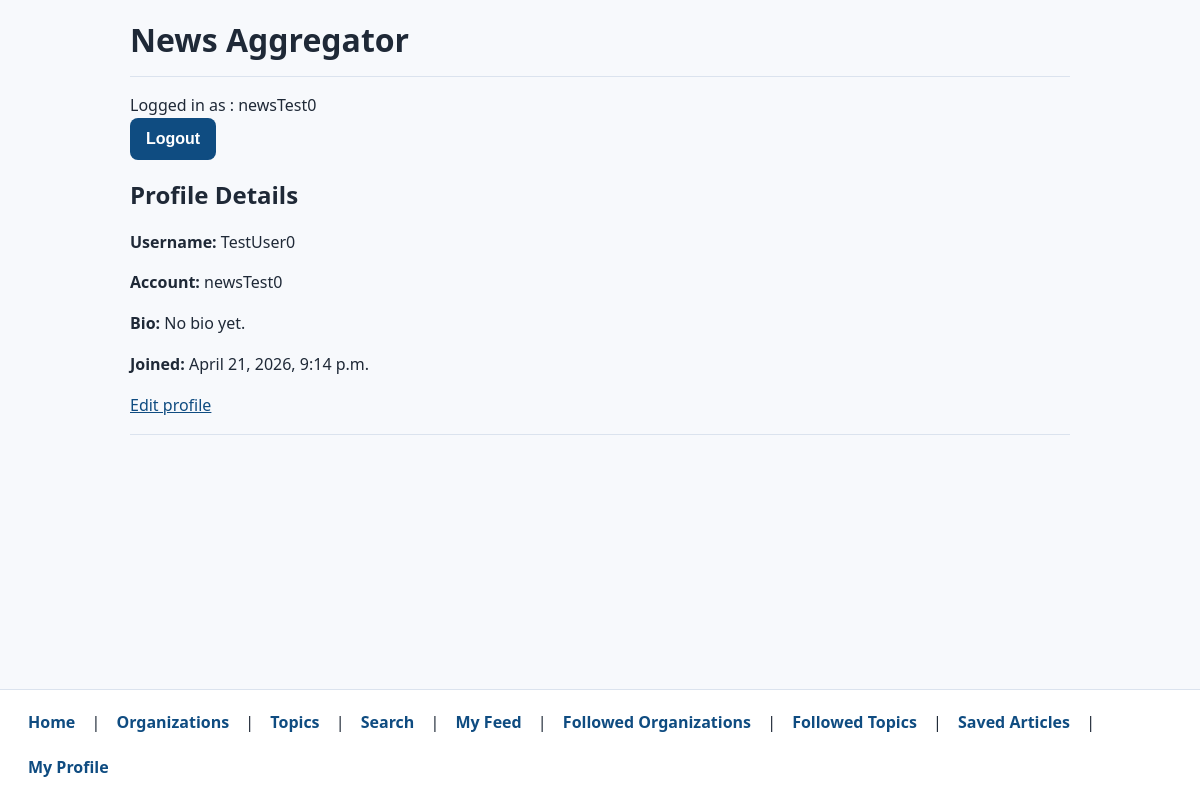
Page /project/profile/ (signed in) on the committed database.
### project/models.py (models this page shows, shortened)
class Profile(models.Model):
    username = models.TextField(blank=True)
    bio = models.TextField(blank=True)
    join_date = models.DateTimeField(auto_now_add=True)
    user = models.ForeignKey(User, on_delete=models.CASCADE, related_name='project_profiles')
    saved_articles = models.ManyToManyField('Article', blank=True)

### project/views.py (the view)
# urls.py: path('profile', ProfileSelfDetailView.as_view(), name='profile_self' ),
class ProfileSelfDetailView(LoginRequiredMixin, DetailView):
    model = Profile
    template_name = 'project/profile_detail.html'
    context_object_name = 'profile'
    def get_object(self, queryset=None):
        profile, _ = Profile.objects.get_or_create(
            user=self.request.user,
            defaults={'username': self.request.user.username},
        )
        return profile

### project/templates/project/profile_detail.html
{% extends 'project/base.html' %}
{% block content %}
    <h2>Profile Details</h2>
    <p><strong>Username:</strong> {{ profile.username|default:profile.user.username }}</p>
    <p><strong>Account:</strong> {{ profile.user.username }}</p>
    <p><strong>Bio:</strong> {{ profile.bio|default:'No bio yet.' }}</p>
    <p><strong>Joined:</strong> {{ profile.join_date }}</p>
    <p><a href="{% url 'profile_edit' %}">Edit profile</a></p>
{% endblock %}

### project/templates/project/base.html (shortened to what this page needs)
{% load static %}
<html>
    <head>
        <link rel="stylesheet" type="text/css" href="{% static 'project/styles.css' %}?v=20260430a">
    </head>
    <body>
        <header>
            <h1>News Aggregator</h1>
        </header>
        <hr />
        <div>
            {% if request.user.is_authenticated %} Logged in as : {{request.user}}
            <form method="post" action="{% url 'logout' %}">
                <button type="submit">Logout</button>
            </form>
            {% endif %}
        </div>
        {% block content %} {% endblock %}
        <hr />
        <footer class="project-footer">
            <nav>
                <a href="{% url 'landing' %}">Home</a> |
                <a href="{% url 'organizations' %}">Organizations</a> |
                <a href="{% url 'topics' %}">Topics</a> |
                <a href="{% url 'article_search' %}">Search</a>
                {% if request.user.is_authenticated %}
                |
                <a href="{% url 'feed' %}">My Feed</a> |
                <a href="{% url 'followed_organizations' %}">Followed Organizations</a> |
                <a href="{% url 'followed_topics' %}">Followed Topics</a> |
                <a href="{% url 'saved_articles' %}">Saved Articles</a> |
                <a href="{% url 'profile_self' %}">My Profile</a>
                {% endif %}
            </nav>
        </footer>
    </body>
</html>

### static/project/styles.css (style rules this page uses)
:root { --bg: #f7f9fc; --surface: #ffffff; --text: #1f2937; --muted: #6b7280; --border: #dbe3ee; --link: #0f4c81; --link-hover: #0b3a63; --button: #0f4c81; --button-hover: #0b3a63; }
* { box-sizing: border-box; }
html, body { margin: 0; padding: 0; background: var(--bg); color: var(--text); font-family: "Segoe UI", Tahoma, Geneva, Verdana, sans-serif; line-height: 1.55; }
body { max-width: 980px; margin: 0 auto; padding: 20px 20px 90px; }
header h1 { margin: 0; font-size: 2rem; }
a { color: var(--link); }
h1, h2, h3 { line-height: 1.25; }
hr { border: 0; border-top: 1px solid var(--border); margin: 16px 0; }
nav a { display: inline-block; padding: 8px 10px; margin: 2px 2px; border-radius: 6px; text-decoration: none; font-weight: 600; }
button, input[type="submit"] { min-height: 42px; padding: 10px 16px; border: 0; border-radius: 8px; background: var(--button); color: #fff; font-size: 1rem; font-weight: 600; cursor: pointer; }
.project-footer { position: fixed !important; left: 0; right: 0; bottom: 0; background: var(--surface); border-top: 1px solid var(--border); padding: 10px 16px; z-index: 1000; }

### rows in the picture
Profile: username "TestUser0", user.username "newsTest0", bio "No bio yet.", join_date "April 21, 2026, 9:14 p.m."

### other values in the picture
{{ request.user }} "newsTest0"
